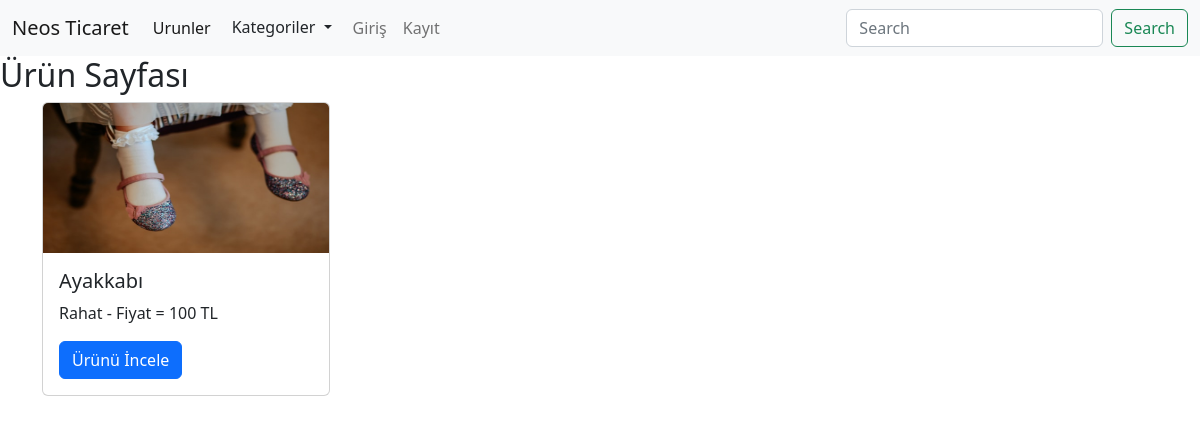
The app's page /urun/4 with its own data.
### urunler/models.py (models this page shows)
class Urun (models.Model):
    kategori = models.ForeignKey(Kategori, on_delete= models.CASCADE, null= True)
    AltKategori = models.ManyToManyField(AltKategori, blank= True)
    ornek = models.OneToOneField(Ornek, on_delete=models.CASCADE, null=True)
    isim = models.CharField(max_length=200, verbose_name='Ürün İsmi')
    aciklama = models.TextField(max_length=400)
    fiyat = models.IntegerField()
    resim = models.FileField(upload_to='urunler/', null=True, blank=True, verbose_name='Ürün Resmi')
    def __str__(self):
        return self.isim

### urunler/views.py (the view)
# urls.py: path('urun/<int:urunId>', urun, name='urun'),
def urun(request, urunId):
    urun = Urun.objects.filter(id = urunId)
    kategoriler = Kategori.objects.all()
    print(urun)
    context = {
        'urun':urun,
        'kategori':kategoriler
    }
    return render(request, 'urun.html', context)

### urunler/templates/urun.html
{% extends "index.html" %}
{% load static %}
{% block content %}
    <h2>Ürün Sayfası</h2>
    <div class="container">
      <div class="row">
          {% for i in urun %}
          <div class="col-4">
          <div class="card" style="width: 18rem;">
            {% if i.resim %}
                <img src="{{i.resim.url}}" class="card-img-top" alt="...">
            {% else %}
                <img src="{% static 'img/resim2.jpg' %} " width="250" height="200" alt="">
            {% endif %}
            <div class="card-body">
              <h5 class="card-title">{{i.isim}}</h5>
              <p class="card-text">{{i.aciklama}} - Fiyat = {{i.fiyat}} TL</p>
              <a href="{% url 'urun' i.id %}" class="btn btn-primary">Ürünü İncele</a>
            </div>
          </div>
        </div>
        {% endfor %}
      </div>
    </div>
{% endblock content %}

### urunler/static/css/style.css (style rules this page uses)
.card img { width: 100%; height: 150px; }

### records on screen
Urun: resim (picture), isim "Ayakkabı", aciklama "Rahat", fiyat "100"
